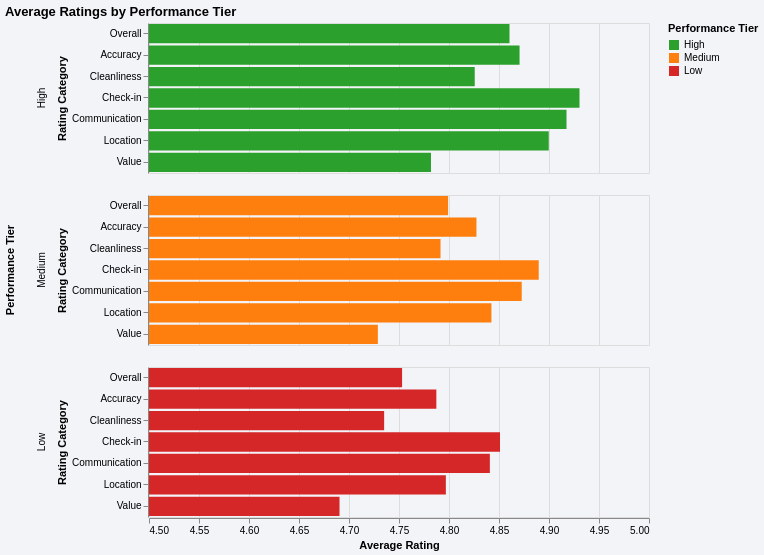

This figure's Vega-Lite source:
### Vega-Lite specification from a JSON file in a GitHub repository (floating-point values rounded to 4 significant figures)
{"config": {"view": {"continuousWidth": 300, "continuousHeight": 300}, "background": "#f2f4f8"}, "data": {"name": "data-943380ee6ab7b78aa2945b6a5fad0c8a"}, "mark": {"type": "bar"}, "encoding": {"color": {"condition": {"param": "Review Category", "field": "performance_tier", "scale": {"domain": ["High", "Medium", "Low"], "range": ["#2ca02c", "#ff7f0e", "#d62728"]}, "title": "Performance Tier", "type": "nominal"}, "value": "lightgray"}, "row": {"field": "performance_tier", "sort": ["High", "Medium", "Low"], "title": "Performance Tier", "type": "nominal"}, "tooltip": [{"field": "performance_tier", "type": "nominal"}, {"field": "category", "type": "nominal"}, {"field": "average_rating", "type": "quantitative"}], "x": {"field": "average_rating", "scale": {"clamp": true, "domain": [4.5, 5]}, "title": "Average Rating", "type": "quantitative"}, "y": {"field": "category", "sort": ["Overall", "Accuracy", "Cleanliness", "Check-in", "Communication", "Location", "Value"], "title": "Rating Category", "type": "nominal"}}, "height": 150, "params": [{"name": "Review Category", "select": {"type": "point", "fields": ["category"]}}], "title": "Average Ratings by Performance Tier", "width": 500, "$schema": "https://vega.github.io/schema/vega-lite/v5.20.1.json", "datasets": {"data-943380ee6ab7b78aa2945b6a5fad0c8a": [{"performance_tier": "High", "category": "Accuracy", "average_rating": 4.871}, {"performance_tier": "High", "category": "Check-in", "average_rating": 4.93}, {"performance_tier": "High", "category": "Cleanliness", "average_rating": 4.826}, {"performance_tier": "High", "category": "Communication", "average_rating": 4.918}, {"performance_tier": "High", "category": "Location", "average_rating": 4.9}, {"performance_tier": "High", "category": "Overall", "average_rating": 4.86}, {"performance_tier": "High", "category": "Value", "average_rating": 4.782}, {"performance_tier": "Low", "category": "Accuracy", "average_rating": 4.787}, {"performance_tier": "Low", "category": "Check-in", "average_rating": 4.851}, {"performance_tier": "Low", "category": "Cleanliness", "average_rating": 4.735}, {"performance_tier": "Low", "category": "Communication", "average_rating": 4.841}, {"performance_tier": "Low", "category": "Location", "average_rating": 4.797}, {"performance_tier": "Low", "category": "Overall", "average_rating": 4.753}, {"performance_tier": "Low", "category": "Value", "average_rating": 4.691}, {"performance_tier": "Medium", "category": "Accuracy", "average_rating": 4.827}, {"performance_tier": "Medium", "category": "Check-in", "average_rating": 4.89}, {"performance_tier": "Medium", "category": "Cleanliness", "average_rating": 4.792}, {"performance_tier": "Medium", "category": "Communication", "average_rating": 4.873}, {"performance_tier": "Medium", "category": "Location", "average_rating": 4.842}, {"performance_tier": "Medium", "category": "Overall", "average_rating": 4.799}, {"performance_tier": "Medium", "category": "Value", "average_rating": 4.729}]}}
